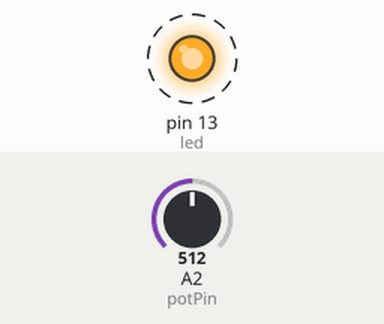
The sketch below on a simulated Arduino Uno, built with avr-gcc and run on an emulated ATmega328P. On the bench: output pins drawn as LEDs (lit = HIGH). Dashed ring = blinking. The test bench sets the inputs (shaded band); at power-on: A2 (potPin) = 512. Pins used as bus, display or sensor lines are not drawn.

Above: at 3.17 s.
Timing chart, 0 to 6.1 s (numbered marks = the images above):
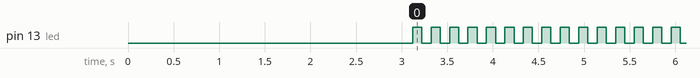

Measured:
- by itself, pin 13 (led): alternates HIGH for 0.10 s and LOW for 0.10 s

The sketch:

lcd_pot_test.ino
```cpp
#include <SoftwareSerial.h>

const int TxPin   = 6;
const int led     = 13;
const int potPin  = 2;
int potVal  = 0;

SoftwareSerial mySerial = SoftwareSerial(255, TxPin);

void setup() {


  // the setup routine runs once when you press reset:
  pinMode(led, OUTPUT);

  pinMode(TxPin, OUTPUT);
  digitalWrite(TxPin, HIGH);

  mySerial.begin(19200);
  delay(100);
  mySerial.write(12);                 // Clear
  mySerial.write(17);                 // Turn backlight on
  delay(5);                           // Required delay
  mySerial.print("Read analog in");  // First line
  mySerial.write(13);                 // Form feed
  mySerial.print("...!");   // Second line
  mySerial.write(212);                // Quarter note
  mySerial.write(220);                // A tone
  delay(3000);                        // Wait 3 seconds
  // mySerial.write(18);                 // Turn backlight off

}

void loop() {
  mySerial.write(12);                 // Clear
  potVal = analogRead(potPin);
  mySerial.print(potVal);

  digitalWrite(led, HIGH);   // turn the LED on (HIGH is the voltage level)
  delay(100);               // wait for a second
  digitalWrite(led, LOW);    // turn the LED off by making the voltage LOW
  delay(100);               // wait for a second

}
```
